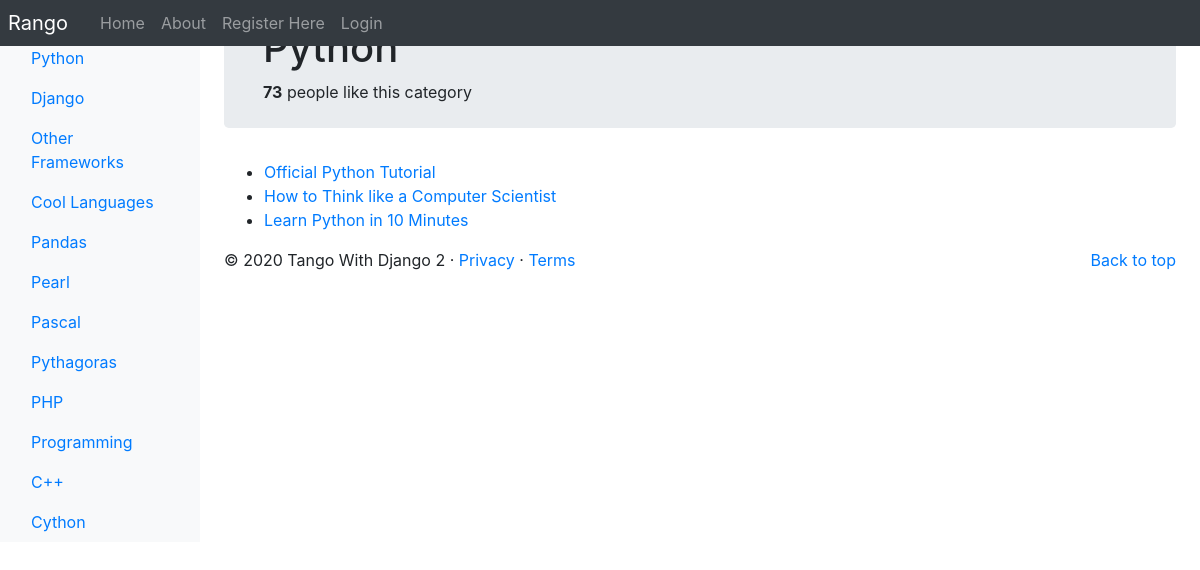
/rango/category/python/, run on the app's committed database.
### rango/models.py (models this page shows, shortened)
class Category(models.Model):
    NAME_MAX_LENGTH = 128
    name = models.CharField(max_length=NAME_MAX_LENGTH, unique=True)
    views = models.IntegerField(default=0)
    likes = models.IntegerField(default=0)
    slug = models.SlugField(unique=True)
    class Meta:
        verbose_name_plural = 'Categories'

class Page(models.Model):
    TITLE_MAX_LENGTH = 128
    URL_MAX_LENGTH = 200
    category = models.ForeignKey(Category, on_delete=models.CASCADE)
    title = models.CharField(max_length=TITLE_MAX_LENGTH)
    url = models.URLField(max_length=URL_MAX_LENGTH)
    views = models.IntegerField(default=0)

### rango/views.py (the view)
# urls.py: path('category/<slug:category_name_slug>/', views.show_category, name='show_category'),
def show_category(request, category_name_slug):
    context_dict = {}
    try:
        category = Category.objects.get(slug=category_name_slug)
        pages = Page.objects.filter(category=category).order_by('-views')
        context_dict['pages'] = pages
        context_dict['category'] = category
    except Category.DoesNotExist:
        context_dict['category'] = None
        context_dict['pages'] = None
    return render(request, 'rango/category.html', context_dict)

### rango/templatetags/rango_template_tags.py (called while the page is built)
@register.inclusion_tag('rango/categories.html')
def get_category_list(current_category=None):
    return {'categories': Category.objects.all(),
            'current_category': current_category}

### templates/rango/category.html (shortened to what this page needs)
{% extends 'rango/base.html' %}
{% load static %}
{% block body_block %}
    {% if category %}
    <div class="jumbotron p-4">
        <div class="container">
            <h1 class="jumbotron-heading">{{ category.name }}</h1>
		<div>
	    <strong id="like_count">{{ category.likes }}</strong> people like this category
	</div>
        </div>
    </div>
    {% if pages %}
    <ul>
        {% for page in pages %}
        <li>
			<a href="{% url 'rango:goto' %}?page_id={{page.id}}"\>{{ page.title }}</a>
		</li>
        {% endfor %}
    </ul>
    {% else %}
    <strong>No pages currently in category.</strong>
    {% endif %}
    {% else %}
    The specified category does not exist.
    {% endif %}
{% endblock %}

### templates/rango/categories.html (shortened to what this page needs)
<ul class="nav flex-column">
{% if categories %}
    {% for c in categories %}
        {% if c == current_category %}
        <li class="nav-item">
            <a class="nav-link active" href="{% url 'rango:show_category' c.slug %}">
                {{ c.name }}
            </a>
        </li>
        {% else %}
        <li class="nav-item">
            <a class="nav-link" href="{% url 'rango:show_category' c.slug %}">
                {{ c.name }}
            </a>
        </li>
        {% endif %}
    {% endfor %}
{% else %}
    <li class="nav-item">There are no categories present.</li>
{% endif %}
</ul>

### data on the page
Category: name "Python", likes "73"
Category: name "Django"
Category: name "Other Frameworks"
Category: name "Cool Languages"
Category: name "Pandas"
Category: name "Pearl"
Category: name "Pascal"
Category: name "Pythagoras"
Category: name "PHP"
Category: name "Programming"
Category: name "C++"
Category: name "Cython"
Page: title "Official Python Tutorial"
Page: title "How to Think like a Computer Scientist"
Page: title "Learn Python in 10 Minutes"
